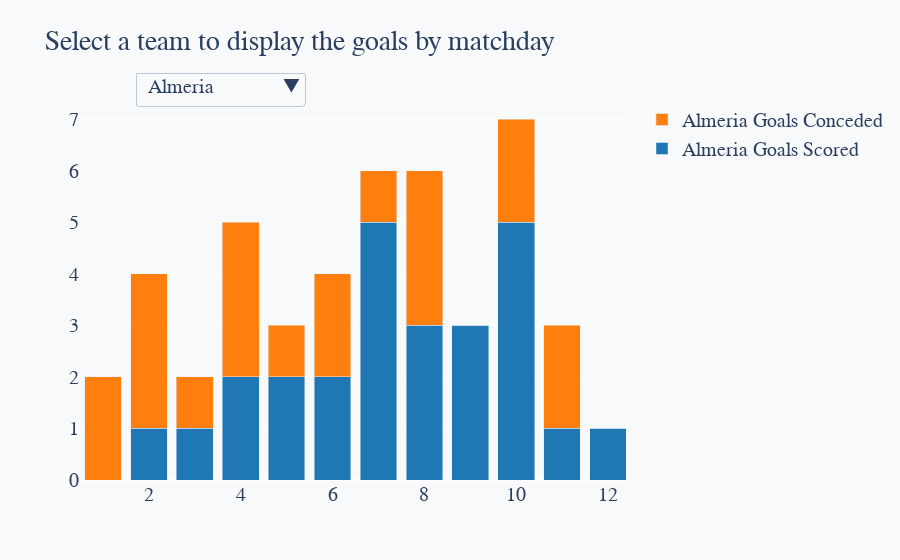

Notebook code for this chart:
### Code cell
import pandas as pd
import plotly.graph_objs as go

# Assuming 'teams' is a list of team names and each team's data is in a DataFrame


# Define your color scheme for the bars
goals_scored_color = '#1f77b4'  # Example color for goals scored
goals_conceded_color = '#ff7f0e'  # Example color for goals conceded

# Create an empty figure
fig = go.Figure()

# Add a pair of traces (goals scored and goals conceded) for each team
for team in teams:
    team_df = globals()[f"{team.replace(' ', '_')}_df"]
    team_df[['goals_scored', 'goals_conceded']] = team_df['full_time_score'].str.split('-', expand=True).astype(int)
    
    # Trace for goals scored
    fig.add_trace(
        go.Bar(
            x=team_df['matchday'],
            y=team_df['goals_scored'],
            name=f'{team} Goals Scored',
            marker_color=goals_scored_color,
            visible=False,
            hoverinfo='y+name',
            hovertemplate='Matchday: %{x}<br>Goals Scored: %{y}<extra></extra>'
        )
    )
    
    # Trace for goals conceded
    fig.add_trace(
        go.Bar(
            x=team_df['matchday'],
            y=team_df['goals_conceded'],
            name=f'{team} Goals Conceded',
            marker_color=goals_conceded_color,
            visible=False,
            hoverinfo='y+name',
            hovertemplate='Matchday: %{x}<br>Goals Conceded: %{y}<extra></extra>'
        )
    )

# Create a list for the dropdown options
buttons = []

for i, team in enumerate(teams):
    # Set the visibility of all traces to False
    visibility = [False] * len(teams) * 2  # We have two traces per team
    # Set the visibility of the current team's traces to True
    visibility[i*2] = True  # Goals scored trace
    visibility[i*2 + 1] = True  # Goals conceded trace
    buttons.append(
        dict(
            label=team,
            method='update',
            args=[{'visible': visibility},
                  {'title': f'Stacked Bar Chart for {team}'}]
        )
    )

# Update the layout with the dropdown
fig.update_layout(
    updatemenus=[{
        'buttons': buttons,
        'direction': 'down',
        'pad': {'r': 10, 't': 10},
        'showactive': True,
        'x': 0.1,
        'xanchor': 'left',
        'y': 1.1,
        'yanchor': 'top'
    }],
    barmode='stack',
    paper_bgcolor='#f8f9fa',  # Set the paper background color
    plot_bgcolor='#f8f9fa',  # Set the plot background color
    font=dict(
        family='Arial, Helvetica, sans-serif',  # Match the font family
        size=20,  # Match the font size
    ),
    title='Select a team to display the goals by matchday'
)

# Optionally set the first team to be visible by default
# Here we make the first team's traces visible
fig.data[0].visible = True
fig.data[1].visible = True

# Show the plot
fig.show()

### Figure 1 — Plotly figure (JSON) as saved in the notebook; plotly's stock layout.template omitted (floating-point values rounded to 4 significant figures)
{"data": [{"hoverinfo": "y+name", "hovertemplate": "Matchday: %{x}<br>Goals Scored: %{y}<extra></extra>", "marker": {"color": "#1f77b4"}, "name": "Almeria Goals Scored", "type": "bar", "visible": true, "x": [1, 2, 4, 6, 8, 11, 3, 5, 7, 9, 10, 12], "y": [0, 1, 2, 2, 3, 1, 1, 2, 5, 3, 5, 1]}, {"hoverinfo": "y+name", "hovertemplate": "Matchday: %{x}<br>Goals Conceded: %{y}<extra></extra>", "marker": {"color": "#ff7f0e"}, "name": "Almeria Goals Conceded", "type": "bar", "visible": true, "x": [1, 2, 4, 6, 8, 11, 3, 5, 7, 9, 10, 12], "y": [2, 3, 3, 2, 3, 2, 1, 1, 1, 0, 2, 0]}, {"hoverinfo": "y+name", "hovertemplate": "Matchday: %{x}<br>Goals Scored: %{y}<extra></extra>", "marker": {"color": "#1f77b4"}, "name": "Sevilla Goals Scored", "type": "bar", "visible": false, "x": [1, 3, 5, 7, 9, 10, 2, 6, 8, 11, 12], "y": [1, 1, 1, 5, 2, 1, 4, 0, 1, 2, 1]}, {"hoverinfo": "y+name", "hovertemplate": "Matchday: %{x}<br>Goals Conceded: %{y}<extra></extra>", "marker": {"color": "#ff7f0e"}, "name": "Sevilla Goals Conceded", "type": "bar", "visible": false, "x": [1, 3, 5, 7, 9, 10, 2, 6, 8, 11, 12], "y": [2, 2, 0, 1, 2, 1, 3, 0, 0, 2, 1]}, {"hoverinfo": "y+name", "hovertemplate": "Matchday: %{x}<br>Goals Scored: %{y}<extra></extra>", "marker": {"color": "#1f77b4"}, "name": "Athletic Club Goals Scored", "type": "bar", "visible": false, "x": [1, 3, 5, 7, 9, 11, 2, 4, 6, 8, 10, 12], "y": [0, 4, 3, 2, 3, 2, 0, 0, 0, 3, 1, 2]}, {"hoverinfo": "y+name", "hovertemplate": "Matchday: %{x}<br>Goals Conceded: %{y}<extra></extra>", "marker": {"color": "#ff7f0e"}, "name": "Athletic Club Goals Conceded", "type": "bar", "visible": false, "x": [1, 3, 5, 7, 9, 11, 2, 4, 6, 8, 10, 12], "y": [2, 2, 0, 2, 0, 2, 2, 0, 2, 0, 0, 3]}, {"hoverinfo": "y+name", "hovertemplate": "Matchday: %{x}<br>Goals Scored: %{y}<extra></extra>", "marker": {"color": "#1f77b4"}, "name": "Las Palmas Goals Scored", "type": "bar", "visible": false, "x": [1, 3, 6, 8, 10, 12, 2, 4, 5, 7, 9, 11], "y": [1, 0, 1, 2, 0, 2, 1, 1, 1, 2, 1, 1]}, {"hoverinfo": "y+name", "hovertemplate": "Matchday: %{x}<br>Goals Conceded: %{y}<extra></extra>", "marker": {"color": "#ff7f0e"}, "name": "Las Palmas Goals Conceded", "type": "bar", "visible": false, "x": [1, 3, 6, 8, 10, 12, 2, 4, 5, 7, 9, 11], "y": [1, 0, 0, 1, 1, 1, 0, 0, 0, 0, 2, 2]}, {"hoverinfo": "y+name", "hovertemplate": "Matchday: %{x}<br>Goals Scored: %{y}<extra></extra>", "marker": {"color": "#1f77b4"}, "name": "Real Sociedad Goals Scored", "type": "bar", "visible": false, "x": [1, 2, 4, 6, 8, 10, 12, 3, 5, 7, 9, 11], "y": [1, 1, 5, 4, 3, 1, 0, 0, 2, 0, 2, 2]}, {"hoverinfo": "y+name", "hovertemplate": "Matchday: %{x}<br>Goals Conceded: %{y}<extra></extra>", "marker": {"color": "#ff7f0e"}, "name": "Real Sociedad Goals Conceded", "type": "bar", "visible": false, "x": [1, 2, 4, 6, 8, 10, 12, 3, 5, 7, 9, 11], "y": [1, 1, 3, 3, 0, 0, 1, 0, 1, 1, 1, 2]}, {"hoverinfo": "y+name", "hovertemplate": "Matchday: %{x}<br>Goals Scored: %{y}<extra></extra>", "marker": {"color": "#1f77b4"}, "name": "Celta Vigo Goals Scored", "type": "bar", "visible": false, "x": [1, 3, 5, 7, 9, 10, 12, 2, 4, 6, 8, 11], "y": [0, 0, 0, 1, 2, 0, 1, 1, 2, 3, 2, 1]}, {"hoverinfo": "y+name", "hovertemplate": "Matchday: %{x}<br>Goals Conceded: %{y}<extra></extra>", "marker": {"color": "#ff7f0e"}, "name": "Celta Vigo Goals Conceded", "type": "bar", "visible": false, "x": [1, 3, 5, 7, 9, 10, 12, 2, 4, 6, 8, 11], "y": [2, 1, 1, 1, 2, 3, 1, 1, 3, 2, 1, 0]}, {"hoverinfo": "y+name", "hovertemplate": "Matchday: %{x}<br>Goals Scored: %{y}<extra></extra>", "marker": {"color": "#1f77b4"}, "name": "Getafe Goals Scored", "type": "bar", "visible": false, "x": [1, 3, 5, 8, 10, 12, 2, 4, 6, 7, 9, 11], "y": [0, 1, 3, 0, 1, 1, 3, 2, 4, 2, 2, 0]}, {"hoverinfo": "y+name", "hovertemplate": "Matchday: %{x}<br>Goals Conceded: %{y}<extra></extra>", "marker": {"color": "#ff7f0e"}, "name": "Getafe Goals Conceded", "type": "bar", "visible": false, "x": [1, 3, 5, 8, 10, 12, 2, 4, 6, 7, 9, 11], "y": [0, 0, 2, 0, 1, 0, 0, 1, 3, 2, 2, 0]}, {"hoverinfo": "y+name", "hovertemplate": "Matchday: %{x}<br>Goals Scored: %{y}<extra></extra>", "marker": {"color": "#1f77b4"}, "name": "Villarreal Goals Scored", "type": "bar", "visible": false, "x": [1, 3, 5, 7, 9, 10, 12, 2, 4, 6, 8, 11], "y": [1, 3, 2, 1, 1, 1, 2, 0, 3, 1, 0, 2]}, {"hoverinfo": "y+name", "hovertemplate": "Matchday: %{x}<br>Goals Conceded: %{y}<extra></extra>", "marker": {"color": "#ff7f0e"}, "name": "Villarreal Goals Conceded", "type": "bar", "visible": false, "x": [1, 3, 5, 7, 9, 10, 12, 2, 4, 6, 8, 11], "y": [2, 4, 1, 2, 2, 1, 3, 1, 1, 1, 0, 3]}, {"hoverinfo": "y+name", "hovertemplate": "Matchday: %{x}<br>Goals Scored: %{y}<extra></extra>", "marker": {"color": "#1f77b4"}, "name": "Atletico Madrid Goals Scored", "type": "bar", "visible": false, "x": [1, 6, 8, 9, 11, 2, 3, 5, 7, 10, 12], "y": [3, 3, 3, 2, 2, 0, 0, 3, 0, 0, 2]}, {"hoverinfo": "y+name", "hovertemplate": "Matchday: %{x}<br>Goals Conceded: %{y}<extra></extra>", "marker": {"color": "#ff7f0e"}, "name": "Atletico Madrid Goals Conceded", "type": "bar", "visible": false, "x": [1, 6, 8, 9, 11, 2, 3, 5, 7, 10, 12], "y": [1, 1, 2, 1, 1, 0, 7, 0, 2, 3, 1]}, {"hoverinfo": "y+name", "hovertemplate": "Matchday: %{x}<br>Goals Scored: %{y}<extra></extra>", "marker": {"color": "#1f77b4"}, "name": "Cadiz Goals Scored", "type": "bar", "visible": false, "x": [1, 3, 4, 7, 9, 11, 2, 5, 6, 8, 10, 12], "y": [1, 1, 3, 0, 0, 2, 2, 3, 1, 3, 2, 1]}, {"hoverinfo": "y+name", "hovertemplate": "Matchday: %{x}<br>Goals Conceded: %{y}<extra></extra>", "marker": {"color": "#ff7f0e"}, "name": "Cadiz Goals Conceded", "type": "bar", "visible": false, "x": [1, 3, 4, 7, 9, 11, 2, 5, 6, 8, 10, 12], "y": [0, 1, 1, 0, 1, 2, 0, 0, 1, 2, 0, 0]}, {"hoverinfo": "y+name", "hovertemplate": "Matchday: %{x}<br>Goals Scored: %{y}<extra></extra>", "marker": {"color": "#1f77b4"}, "name": "Valencia Goals Scored", "type": "bar", "visible": false, "x": [2, 3, 5, 7, 10, 12, 1, 4, 6, 8, 9, 11], "y": [1, 1, 3, 0, 2, 1, 1, 1, 2, 3, 1, 2]}, {"hoverinfo": "y+name", "hovertemplate": "Matchday: %{x}<br>Goals Conceded: %{y}<extra></extra>", "marker": {"color": "#ff7f0e"}, "name": "Valencia Goals Conceded", "type": "bar", "visible": false, "x": [2, 3, 5, 7, 10, 12, 1, 4, 6, 8, 9, 11], "y": [0, 2, 0, 1, 0, 0, 2, 0, 2, 0, 1, 2]}, {"hoverinfo": "y+name", "hovertemplate": "Matchday: %{x}<br>Goals Scored: %{y}<extra></extra>", "marker": {"color": "#1f77b4"}, "name": "Mallorca Goals Scored", "type": "bar", "visible": false, "x": [2, 4, 7, 9, 11, 1, 3, 5, 6, 8, 10, 12], "y": [0, 0, 2, 1, 0, 1, 3, 0, 5, 2, 1, 2]}, {"hoverinfo": "y+name", "hovertemplate": "Matchday: %{x}<br>Goals Conceded: %{y}<extra></extra>", "marker": {"color": "#ff7f0e"}, "name": "Mallorca Goals Conceded", "type": "bar", "visible": false, "x": [2, 4, 7, 9, 11, 1, 3, 5, 6, 8, 10, 12], "y": [1, 0, 2, 1, 0, 1, 2, 1, 3, 2, 0, 0]}, {"hoverinfo": "y+name", "hovertemplate": "Matchday: %{x}<br>Goals Scored: %{y}<extra></extra>", "marker": {"color": "#1f77b4"}, "name": "Osasuna Goals Scored", "type": "bar", "visible": false, "x": [2, 4, 6, 7, 10, 12, 1, 3, 5, 8, 9, 11], "y": [0, 1, 0, 0, 2, 2, 0, 1, 3, 0, 4, 2]}, {"hoverinfo": "y+name", "hovertemplate": "Matchday: %{x}<br>Goals Conceded: %{y}<extra></extra>", "marker": {"color": "#ff7f0e"}, "name": "Osasuna Goals Conceded", "type": "bar", "visible": false, "x": [2, 4, 6, 7, 10, 12, 1, 3, 5, 8, 9, 11], "y": [2, 2, 0, 2, 0, 4, 2, 2, 2, 2, 0, 1]}, {"hoverinfo": "y+name", "hovertemplate": "Matchday: %{x}<br>Goals Scored: %{y}<extra></extra>", "marker": {"color": "#1f77b4"}, "name": "Real Betis Goals Scored", "type": "bar", "visible": false, "x": [2, 4, 6, 8, 11, 12, 1, 3, 5, 7, 9, 10], "y": [0, 1, 1, 3, 2, 2, 1, 4, 5, 1, 1, 1]}, {"hoverinfo": "y+name", "hovertemplate": "Matchday: %{x}<br>Goals Conceded: %{y}<extra></extra>", "marker": {"color": "#ff7f0e"}, "name": "Real Betis Goals Conceded", "type": "bar", "visible": false, "x": [2, 4, 6, 8, 11, 12, 1, 3, 5, 7, 9, 10], "y": [0, 0, 1, 0, 1, 0, 2, 2, 0, 1, 1, 1]}, {"hoverinfo": "y+name", "hovertemplate": "Matchday: %{x}<br>Goals Scored: %{y}<extra></extra>", "marker": {"color": "#1f77b4"}, "name": "Barcelona Goals Scored", "type": "bar", "visible": false, "x": [2, 5, 6, 8, 10, 11, 1, 3, 4, 7, 9, 12], "y": [2, 5, 3, 1, 1, 1, 0, 3, 1, 2, 2, 0]}, {"hoverinfo": "y+name", "hovertemplate": "Matchday: %{x}<br>Goals Conceded: %{y}<extra></extra>", "marker": {"color": "#ff7f0e"}, "name": "Barcelona Goals Conceded", "type": "bar", "visible": false, "x": [2, 5, 6, 8, 10, 11, 1, 3, 4, 7, 9, 12], "y": [0, 0, 2, 0, 0, 2, 0, 4, 2, 2, 2, 1]}, {"hoverinfo": "y+name", "hovertemplate": "Matchday: %{x}<br>Goals Scored: %{y}<extra></extra>", "marker": {"color": "#1f77b4"}, "name": "Girona Goals Scored", "type": "bar", "visible": false, "x": [2, 4, 6, 8, 10, 11, 1, 3, 5, 7, 9, 12], "y": [3, 1, 5, 0, 5, 1, 1, 1, 2, 1, 0, 2]}, {"hoverinfo": "y+name", "hovertemplate": "Matchday: %{x}<br>Goals Conceded: %{y}<extra></extra>", "marker": {"color": "#ff7f0e"}, "name": "Girona Goals Conceded", "type": "bar", "visible": false, "x": [2, 4, 6, 8, 10, 11, 1, 3, 5, 7, 9, 12], "y": [0, 0, 3, 3, 2, 0, 1, 2, 4, 2, 1, 4]}, {"hoverinfo": "y+name", "hovertemplate": "Matchday: %{x}<br>Goals Scored: %{y}<extra></extra>", "marker": {"color": "#1f77b4"}, "name": "Granada CF Goals Scored", "type": "bar", "visible": false, "x": [2, 3, 5, 7, 9, 11, 1, 4, 6, 8, 10, 12], "y": [0, 3, 2, 1, 2, 2, 3, 5, 1, 3, 2, 1]}, {"hoverinfo": "y+name", "hovertemplate": "Matchday: %{x}<br>Goals Conceded: %{y}<extra></extra>", "marker": {"color": "#ff7f0e"}, "name": "Granada CF Goals Conceded", "type": "bar", "visible": false, "x": [2, 3, 5, 7, 9, 11, 1, 4, 6, 8, 10, 12], "y": [2, 2, 4, 1, 2, 3, 1, 3, 0, 3, 0, 0]}, {"hoverinfo": "y+name", "hovertemplate": "Matchday: %{x}<br>Goals Scored: %{y}<extra></extra>", "marker": {"color": "#1f77b4"}, "name": "Alaves Goals Scored", "type": "bar", "visible": false, "x": [2, 4, 6, 8, 9, 12, 1, 3, 5, 7, 10, 11], "y": [4, 1, 0, 0, 1, 1, 1, 1, 2, 1, 1, 2]}, {"hoverinfo": "y+name", "hovertemplate": "Matchday: %{x}<br>Goals Conceded: %{y}<extra></extra>", "marker": {"color": "#ff7f0e"}, "name": "Alaves Goals Conceded", "type": "bar", "visible": false, "x": [2, 4, 6, 8, 9, 12, 1, 3, 5, 7, 10, 11], "y": [3, 0, 2, 2, 1, 0, 0, 0, 0, 1, 1, 1]}, {"hoverinfo": "y+name", "hovertemplate": "Matchday: %{x}<br>Goals Scored: %{y}<extra></extra>", "marker": {"color": "#1f77b4"}, "name": "Rayo Vallecano Goals Scored", "type": "bar", "visible": false, "x": [3, 5, 6, 8, 11, 1, 2, 4, 7, 9, 10, 12], "y": [0, 2, 1, 2, 2, 0, 0, 1, 0, 2, 0, 0]}, {"hoverinfo": "y+name", "hovertemplate": "Matchday: %{x}<br>Goals Conceded: %{y}<extra></extra>", "marker": {"color": "#ff7f0e"}, "name": "Rayo Vallecano Goals Conceded", "type": "bar", "visible": false, "x": [3, 5, 6, 8, 11, 1, 2, 4, 7, 9, 10, 12], "y": [7, 0, 1, 2, 2, 2, 2, 0, 0, 2, 1, 0]}, {"hoverinfo": "y+name", "hovertemplate": "Matchday: %{x}<br>Goals Scored: %{y}<extra></extra>", "marker": {"color": "#1f77b4"}, "name": "Real Madrid Goals Scored", "type": "bar", "visible": false, "x": [4, 5, 7, 9, 12, 1, 2, 3, 6, 8, 10, 11], "y": [2, 2, 2, 4, 0, 0, 1, 0, 3, 0, 1, 1]}, {"hoverinfo": "y+name", "hovertemplate": "Matchday: %{x}<br>Goals Conceded: %{y}<extra></extra>", "marker": {"color": "#ff7f0e"}, "name": "Real Madrid Goals Conceded", "type": "bar", "visible": false, "x": [4, 5, 7, 9, 12, 1, 2, 3, 6, 8, 10, 11], "y": [1, 1, 0, 0, 0, 2, 3, 1, 1, 3, 1, 2]}], "layout": {"barmode": "stack", "font": {"family": "Arial, Helvetica, sans-serif", "size": 20}, "paper_bgcolor": "#f8f9fa", "plot_bgcolor": "#f8f9fa", "title": {"text": "Select a team to display the goals by matchday"}, "updatemenus": [{"buttons": [{"args": [{"visible": [true, true, false, false, false, false, false, false, false, false, false, false, false, false, false, false, false, false, false, false, false, false, false, false, false, false, false, false, false, false, false, false, false, false, false, false, false, false, false, false]}, {"title": "Stacked Bar Chart for Almeria"}], "label": "Almeria", "method": "update"}, {"args": [{"visible": [false, false, true, true, false, false, false, false, false, false, false, false, false, false, false, false, false, false, false, false, false, false, false, false, false, false, false, false, false, false, false, false, false, false, false, false, false, false, false, false]}, {"title": "Stacked Bar Chart for Sevilla"}], "label": "Sevilla", "method": "update"}, {"args": [{"visible": [false, false, false, false, true, true, false, false, false, false, false, false, false, false, false, false, false, false, false, false, false, false, false, false, false, false, false, false, false, false, false, false, false, false, false, false, false, false, false, false]}, {"title": "Stacked Bar Chart for Athletic Club"}], "label": "Athletic Club", "method": "update"}, {"args": [{"visible": [false, false, false, false, false, false, true, true, false, false, false, false, false, false, false, false, false, false, false, false, false, false, false, false, false, false, false, false, false, false, false, false, false, false, false, false, false, false, false, false]}, {"title": "Stacked Bar Chart for Las Palmas"}], "label": "Las Palmas", "method": "update"}, {"args": [{"visible": [false, false, false, false, false, false, false, false, true, true, false, false, false, false, false, false, false, false, false, false, false, false, false, false, false, false, false, false, false, false, false, false, false, false, false, false, false, false, false, false]}, {"title": "Stacked Bar Chart for Real Sociedad"}], "label": "Real Sociedad", "method": "update"}, {"args": [{"visible": [false, false, false, false, false, false, false, false, false, false, true, true, false, false, false, false, false, false, false, false, false, false, false, false, false, false, false, false, false, false, false, false, false, false, false, false, false, false, false, false]}, {"title": "Stacked Bar Chart for Celta Vigo"}], "label": "Celta Vigo", "method": "update"}, {"args": [{"visible": [false, false, false, false, false, false, false, false, false, false, false, false, true, true, false, false, false, false, false, false, false, false, false, false, false, false, false, false, false, false, false, false, false, false, false, false, false, false, false, false]}, {"title": "Stacked Bar Chart for Getafe"}], "label": "Getafe", "method": "update"}, {"args": [{"visible": [false, false, false, false, false, false, false, false, false, false, false, false, false, false, true, true, false, false, false, false, false, false, false, false, false, false, false, false, false, false, false, false, false, false, false, false, false, false, false, false]}, {"title": "Stacked Bar Chart for Villarreal"}], "label": "Villarreal", "method": "update"}, {"args": [{"visible": [false, false, false, false, false, false, false, false, false, false, false, false, false, false, false, false, true, true, false, false, false, false, false, false, false, false, false, false, false, false, false, false, false, false, false, false, false, false, false, false]}, {"title": "Stacked Bar Chart for Atletico Madrid"}], "label": "Atletico Madrid", "method": "update"}, {"args": [{"visible": [false, false, false, false, false, false, false, false, false, false, false, false, false, false, false, false, false, false, true, true, false, false, false, false, false, false, false, false, false, false, false, false, false, false, false, false, false, false, false, false]}, {"title": "Stacked Bar Chart for Cadiz"}], "label": "Cadiz", "method": "update"}, {"args": [{"visible": [false, false, false, false, false, false, false, false, false, false, false, false, false, false, false, false, false, false, false, false, true, true, false, false, false, false, false, false, false, false, false, false, false, false, false, false, false, false, false, false]}, {"title": "Stacked Bar Chart for Valencia"}], "label": "Valencia", "method": "update"}, {"args": [{"visible": [false, false, false, false, false, false, false, false, false, false, false, false, false, false, false, false, false, false, false, false, false, false, true, true, false, false, false, false, false, false, false, false, false, false, false, false, false, false, false, false]}, {"title": "Stacked Bar Chart for Mallorca"}], "label": "Mallorca", "method": "update"}, {"args": [{"visible": [false, false, false, false, false, false, false, false, false, false, false, false, false, false, false, false, false, false, false, false, false, false, false, false, true, true, false, false, false, false, false, false, false, false, false, false, false, false, false, false]}, {"title": "Stacked Bar Chart for Osasuna"}], "label": "Osasuna", "method": "update"}, {"args": [{"visible": [false, false, false, false, false, false, false, false, false, false, false, false, false, false, false, false, false, false, false, false, false, false, false, false, false, false, true, true, false, false, false, false, false, false, false, false, false, false, false, false]}, {"title": "Stacked Bar Chart for Real Betis"}], "label": "Real Betis", "method": "update"}, {"args": [{"visible": [false, false, false, false, false, false, false, false, false, false, false, false, false, false, false, false, false, false, false, false, false, false, false, false, false, false, false, false, true, true, false, false, false, false, false, false, false, false, false, false]}, {"title": "Stacked Bar Chart for Barcelona"}], "label": "Barcelona", "method": "update"}, {"args": [{"visible": [false, false, false, false, false, false, false, false, false, false, false, false, false, false, false, false, false, false, false, false, false, false, false, false, false, false, false, false, false, false, true, true, false, false, false, false, false, false, false, false]}, {"title": "Stacked Bar Chart for Girona"}], "label": "Girona", "method": "update"}, {"args": [{"visible": [false, false, false, false, false, false, false, false, false, false, false, false, false, false, false, false, false, false, false, false, false, false, false, false, false, false, false, false, false, false, false, false, true, true, false, false, false, false, false, false]}, {"title": "Stacked Bar Chart for Granada CF"}], "label": "Granada CF", "method": "update"}, {"args": [{"visible": [false, false, false, false, false, false, false, false, false, false, false, false, false, false, false, false, false, false, false, false, false, false, false, false, false, false, false, false, false, false, false, false, false, false, true, true, false, false, false, false]}, {"title": "Stacked Bar Chart for Alaves"}], "label": "Alaves", "method": "update"}, {"args": [{"visible": [false, false, false, false, false, false, false, false, false, false, false, false, false, false, false, false, false, false, false, false, false, false, false, false, false, false, false, false, false, false, false, false, false, false, false, false, true, true, false, false]}, {"title": "Stacked Bar Chart for Rayo Vallecano"}], "label": "Rayo Vallecano", "method": "update"}, {"args": [{"visible": [false, false, false, false, false, false, false, false, false, false, false, false, false, false, false, false, false, false, false, false, false, false, false, false, false, false, false, false, false, false, false, false, false, false, false, false, false, false, true, true]}, {"title": "Stacked Bar Chart for Real Madrid"}], "label": "Real Madrid", "method": "update"}], "direction": "down", "pad": {"r": 10, "t": 10}, "showactive": true, "x": 0.1, "xanchor": "left", "y": 1.1, "yanchor": "top"}]}}
